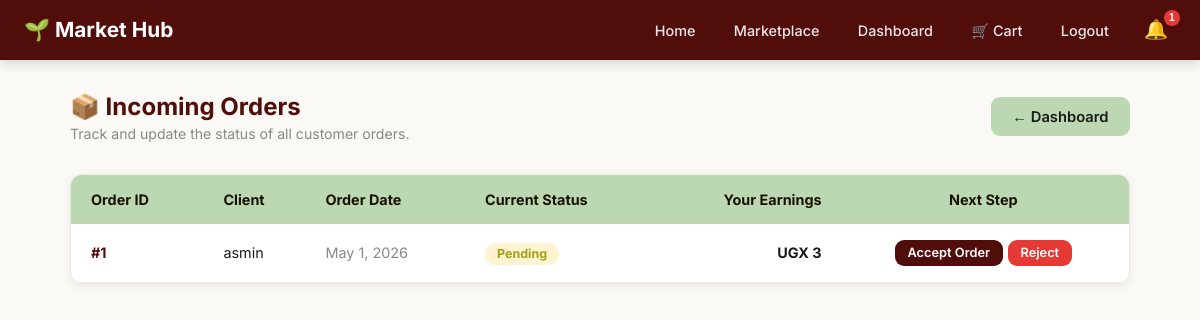
Screenshot of /dashboard/orders/ (signed in) with the database file from the repository.
### farmersmarket/models.py (models this page shows, shortened)
class Order(models.Model):
    ORDER_STATUS = [
        ("Pending", "Pending"),
        ("Confirmed", "Confirmed"),
        ("Preparing", "Preparing"),
        ("Ready", "Ready for Pickup/Delivery"),
        ("Out for Delivery", "Out for Delivery"),
        ("Delivered", "Delivered"),
        ("Cancelled", "Cancelled"),
    ]
    DELIVERY_TYPE = [("Pickup", "Pickup"), ("Delivery", "Delivery")]
    order_date = models.DateTimeField(default=timezone.now)
    client = models.ForeignKey(Client, on_delete=models.CASCADE, related_name='orders')
    status = models.CharField(max_length=30, choices=ORDER_STATUS, default="Pending")
    delivery_type = models.CharField(max_length=20, choices=DELIVERY_TYPE, default="Pickup")
    delivery_address = models.CharField(max_length=200, blank=True, null=True)
    total_amount = models.DecimalField(max_digits=10, decimal_places=2, default=0)
    notes = models.TextField(blank=True, null=True)
    courier = models.ForeignKey(Courier, on_delete=models.SET_NULL, null=True, blank=True, related_name='orders')
    delivered_at = models.DateTimeField(null=True, blank=True)

class Client(models.Model):
    GENDER_OPTIONS = [("M", "Male"), ("F", "Female")]
    ACCOUNT_STATUS = [("Active", "Active"), ("Inactive", "Inactive")]
    user = models.OneToOneField(User, on_delete=models.CASCADE, null=True, blank=True)
    name = models.CharField(max_length=100)
    contact = models.CharField(max_length=20)
    address = models.CharField(max_length=200, null=True, blank=True)
    gender = models.CharField(max_length=2, choices=GENDER_OPTIONS)
    account_status = models.CharField(max_length=10, choices=ACCOUNT_STATUS, default="Active")

class Product(models.Model):
    CURRENCY_CHOICES = [
        ('UGX', 'UGX - Ugandan Shilling'),
        ('KES', 'KES - Kenyan Shilling'),
        ('TZS', 'TZS - Tanzanian Shilling'),
        ('USD', 'USD - US Dollar'),
        ('EUR', 'EUR - Euro'),
        ('GBP', 'GBP - British Pound'),
    ]
    UNIT_CHOICES = [
        ('kg', 'kg'), ('g', 'g (grams)'), ('bunch', 'Bunch'),
        ('piece', 'Piece'), ('litre', 'Litre'),
        ('crate', 'Crate'), ('bag', 'Bag'), ('dozen', 'Dozen'),
    ]
    CATEGORY_CHOICES = [
        ('vegetables', '🥬 Vegetables'),
        ('fruits', '🍎 Fruits'),
        ('grains', '🌾 Grains & Cereals'),
        ('dairy', '🥛 Dairy & Eggs'),
        ('herbs', '🌿 Herbs & Spices'),
        ('legumes', '🫘 Legumes & Pulses'),
        ('roots', '🥕 Roots & Tubers'),
        ('other', '📦 Other'),
    ]
    crop_name = models.CharField(max_length=100)
    category = models.CharField(max_length=20, choices=CATEGORY_CHOICES, default='other', blank=True)
    quantity_available = models.PositiveIntegerField()
    unit = models.CharField(max_length=20, choices=UNIT_CHOICES, default='kg')
    price = models.DecimalField(max_digits=10, decimal_places=2)
    currency = models.CharField(max_length=3, choices=CURRENCY_CHOICES, default='UGX')
    harvest_date = models.DateField(null=True, blank=True, help_text="When was this harvested?")
    farmer = models.ForeignKey(Farmer, on_delete=models.CASCADE, related_name='products')
    description = models.TextField(blank=True, null=True)
    image = models.ImageField(upload_to='product_images/', blank=True, null=True)
    is_available = models.BooleanField(default=True)
    created_at = models.DateTimeField(auto_now_add=True)
    updated_at = models.DateTimeField(auto_now=True)

### farmersmarket/views.py (the view)
# urls.py: path('dashboard/orders/', farmer_orders_view, name='farmer_orders_list'),
def farmer_orders_view(request):
    if not request.user.is_authenticated: return redirect('login')
    farmer = get_object_or_404(Farmer, user=request.user)
    orders_qs = Order.objects.filter(items__product__farmer=farmer).distinct().order_by('-order_date')
    paginator = Paginator(orders_qs, 15)
    page = request.GET.get('page')
    orders = paginator.get_page(page)
    orders_with_earnings = []
    for order in orders:
        farmer_items = order.items.filter(product__farmer=farmer)
        farmer_earnings = sum(item.price_at_purchase * item.quantity for item in farmer_items)
        orders_with_earnings.append({
            'order': order,
            'farmer_earnings': farmer_earnings,
        })
    currency = farmer.products.first().currency if farmer.products.exists() else 'UGX'
    return render(request, 'farmersmarket/farmer_orders_list.html', {
        'farmer': farmer, 'orders_with_earnings': orders_with_earnings, 'orders': orders, 'currency': currency, 'is_paginated': orders.has_other_pages()
    })

### farmersmarket/templates/farmersmarket/farmer_orders_list.html (shortened to what this page needs)
{% extends 'base.html' %}
{% block content %}
<div class="container" style="max-width:1100px; margin-top:2rem; margin-bottom:4rem;">
  <div style="display:flex; justify-content:space-between; align-items:center; margin-bottom:2rem; flex-wrap:wrap; gap:1rem;">
    <div>
      <h1 style="color:#510d0a; font-size:1.5rem;">📦 Incoming Orders</h1>
      <p style="color:#888; font-size:.88rem; margin-top:.25rem;">Track and update the status of all customer orders.</p>
    </div>
    <a href="{% url 'dashboard' %}" class="btn btn-secondary">← Dashboard</a>
  </div>
  {% if orders_with_earnings %}
  <div class="card" style="padding:0; overflow:hidden; border:1px solid #ede8e0;">
    <div style="overflow-x:auto;">
      <table style="width:100%; border-collapse:collapse; font-size:.9rem;">
        <thead>
          <tr style="background:#bbd8b3; color:#191102;">
            <th style="padding:1rem 1.25rem; text-align:left;">Order ID</th>
            <th style="padding:1rem; text-align:left;">Client</th>
            <th style="padding:1rem; text-align:left;">Order Date</th>
            <th style="padding:1rem; text-align:left;">Current Status</th>
            <th style="padding:1rem; text-align:right;">Your Earnings</th>
            <th style="padding:1rem; text-align:center;">Next Step</th>
          </tr>
        </thead>
        <tbody>
          {% for item in orders_with_earnings %}
          <tr style="border-bottom:1px solid #f0f0f0;">
            <td style="padding:1rem 1.25rem;"><a href="{% url 'order_detail' item.order.id %}" style="color:#510d0a; font-weight:700; text-decoration:none;">#{{ item.order.id }}</a></td>
            <td style="padding:1rem;">{{ item.order.client.name }}</td>
            <td style="padding:1rem; color:#888;">{{ item.order.order_date|date:"M j, Y" }}</td>
            <td style="padding:1rem;">
              <span style="padding:.2rem .75rem; border-radius:12px; font-size:.78rem; font-weight:700;
                background:{% if item.order.status == 'Delivered' %}#c8e6c9{% elif item.order.status == 'Cancelled' %}#ffcdd2{% elif item.order.status == 'Pending' %}#fdf3d0{% else %}#e3f2fd{% endif %};
                color:{% if item.order.status == 'Delivered' %}#2e7d32{% elif item.order.status == 'Cancelled' %}#c62828{% elif item.order.status == 'Pending' %}#a29f15{% else %}#1565c0{% endif %};">
                {{ item.order.status }}
              </span>
            </td>
            <td style="padding:1rem; text-align:right; font-weight:700;">{{ currency }} {{ item.farmer_earnings|floatformat:0 }}</td>
            <td style="padding:1rem; text-align:center;">
              {% if item.order.status == 'Pending' %}
                <div style="display:flex; gap:.3rem; justify-content:center;">
                  <form method="post" action="{% url 'update_order_status' item.order.id %}" style="margin:0;">
                    <button type="submit" class="btn btn-primary btn-sm">Accept Order</button>
                  </form>
                  <form method="post" action="{% url 'update_order_status' item.order.id %}" style="margin:0;">
                    <button type="submit" class="btn btn-danger btn-sm">Reject</button>
                  </form>
                </div>
              {% elif item.order.status == 'Confirmed' %}
                <form method="post" action="{% url 'update_order_status' item.order.id %}" style="margin:0;">
                  {% csrf_token %}<input type="hidden" name="status" value="Preparing">
                  <button type="submit" class="btn btn-accent btn-sm">Start Packing</button>
                </form>
              {% elif item.order.status == 'Preparing' %}
                <form method="post" action="{% url 'update_order_status' item.order.id %}" style="margin:0;">
                  {% csrf_token %}<input type="hidden" name="status" value="Ready">
                  <button type="submit" class="btn btn-primary btn-sm">Ready for Delivery</button>
                </form>
              {% elif item.order.status == 'Ready' %}
                <form method="post" action="{% url 'update_order_status' item.order.id %}" style="margin:0;">
                  {% csrf_token %}<input type="hidden" name="status" value="Delivered">
                  <button type="submit" class="btn btn-primary btn-sm">Confirm Delivery ✓</button>
                </form>
              {% else %}
                <span style="color:#aaa; font-size:.85rem;">Completed</span>
              {% endif %}
            </td>
          </tr>
          {% endfor %}
        </tbody>
      </table>
    </div>
  </div>
  {% else %}
    <div style="padding:4rem; text-align:center; background:#fff; border-radius:16px; border:1.5px dashed #ddd;">
      <div style="font-size:3rem; margin-bottom:1rem;">📦</div>
      <h3 style="color:#510d0a;">No orders yet</h3>
      <p style="color:#888;">When customers buy your products, they will appear here.</p>
    </div>
  {% endif %}
</div>
{% endblock %}

### farmersmarket/templates/base.html (style rules this page uses)
:root { --primary: #510d0a; --secondary: #bbd8b3; --accent: #f3b61f; --gold: #a29f15; --dark: #191102; --bg: #faf9f6; --radius: 12px; }
* { margin:0; padding:0; box-sizing:border-box; }
body { font-family:'Inter',sans-serif; background:var(--bg); color:#1a1a1a; padding-bottom:70px; }
a { color:inherit; }
.container { max-width:1200px; margin:0 auto; padding:0 1.25rem; }
.btn { display:inline-block; padding:.65rem 1.35rem; border-radius:9px; font-weight:600; cursor:pointer; transition:transform .2s,box-shadow .2s; font-size:.92rem; border:none; font-family:inherit; text-decoration:none; }
.btn-primary { background:var(--primary); color:#fff; }
.btn-secondary { background:var(--secondary); color:#1a1a1a; }
.btn-danger { background:#e53935; color:#fff; }
.btn-sm { padding:.35rem .8rem; font-size:.8rem; }
.card { background:#fff; border-radius:var(--radius); padding:1.4rem; box-shadow:0 2px 10px rgba(0,0,0,.07); margin-bottom:1rem; }

### rows the page displays
Order: order.id "1", order.client.name "asmin", order.order_date "May 1, 2026", order.status "Pending", farmer_earnings "3", shows "Accept Order"
Product: currency "UGX"

### other values shown
{{ unread_notif_count }} "1"
